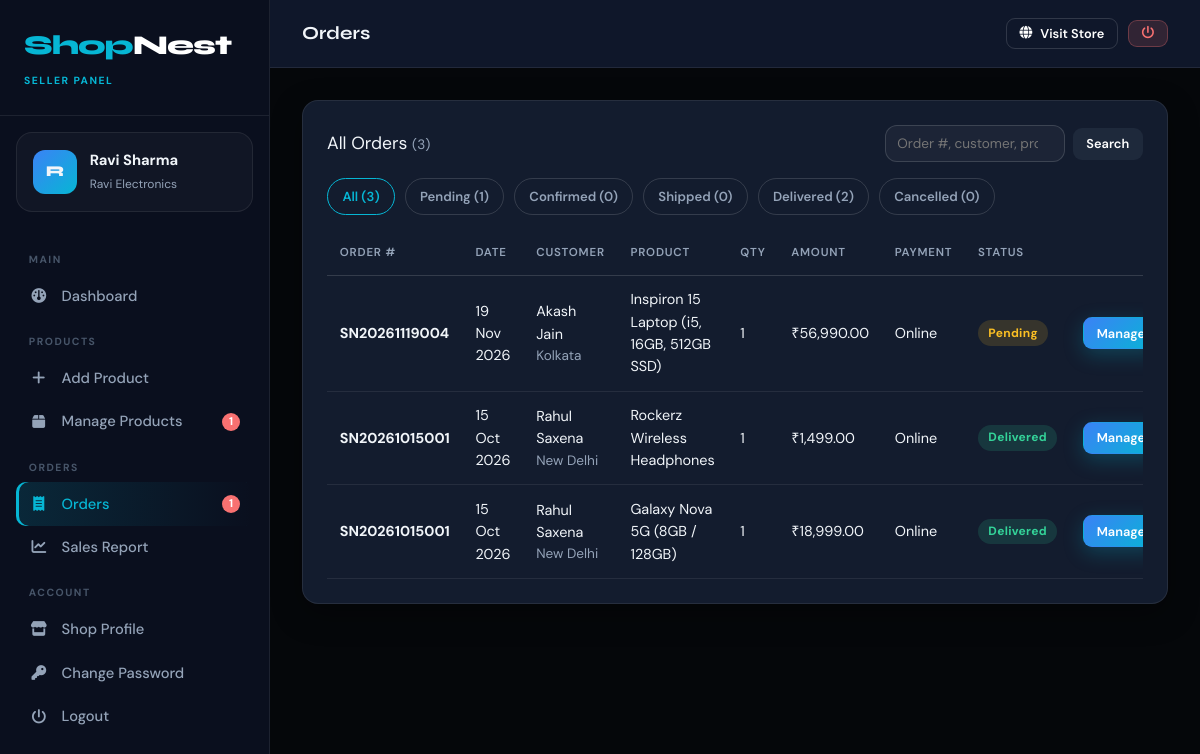
/seller/orders.php (signed in), run on the app's committed database.
### tables this page shows
CREATE TABLE `tblseller` (
  `ID` int(10) NOT NULL AUTO_INCREMENT,
  `SellerName` varchar(120) NOT NULL,
  `ShopName` varchar(150) NOT NULL,
  `Email` varchar(120) NOT NULL,
  `MobileNumber` bigint(10) DEFAULT NULL,
  `Address` mediumtext DEFAULT NULL,
  `GSTNumber` varchar(30) DEFAULT NULL,
  `Logo` varchar(150) DEFAULT NULL,
  `Password` varchar(255) NOT NULL,
  `Status` enum('Pending','Active','Blocked') NOT NULL DEFAULT 'Pending',
  `RegDate` timestamp NULL DEFAULT current_timestamp(),
  PRIMARY KEY (`ID`),
  UNIQUE KEY `uq_seller_email` (`Email`)
);

CREATE TABLE `tblorderitems` (
  `ID` int(10) NOT NULL AUTO_INCREMENT,
  `OrderID` int(10) NOT NULL,
  `ProductID` int(10) DEFAULT NULL,
  `SellerID` int(10) NOT NULL,
  `ProductName` varchar(200) NOT NULL,
  `Price` decimal(10,2) NOT NULL,
  `Quantity` int(5) NOT NULL DEFAULT 1,
  `Status` enum('Pending','Confirmed','Shipped','Delivered','Cancelled') NOT NULL DEFAULT 'Pending',
  `Remark` varchar(255) DEFAULT NULL,
  `UpdationDate` timestamp NULL DEFAULT NULL ON UPDATE current_timestamp(),
  PRIMARY KEY (`ID`),
  KEY `idx_item_order` (`OrderID`),
  KEY `idx_item_seller` (`SellerID`),
  KEY `idx_item_product` (`ProductID`),
  CONSTRAINT `fk_item_order` FOREIGN KEY (`OrderID`) REFERENCES `tblorders` (`ID`) ON DELETE CASCADE,
  CONSTRAINT `fk_item_product` FOREIGN KEY (`ProductID`) REFERENCES `tblproduct` (`ID`) ON DELETE SET NULL,
  CONSTRAINT `fk_item_seller` FOREIGN KEY (`SellerID`) REFERENCES `tblseller` (`ID`)
);

CREATE TABLE `tblorders` (
  `ID` int(10) NOT NULL AUTO_INCREMENT,
  `OrderNumber` varchar(20) NOT NULL,
  `CustomerID` int(10) NOT NULL,
  `ShipName` varchar(120) NOT NULL,
  `ShipMobile` varchar(15) NOT NULL,
  `ShipAddress` mediumtext NOT NULL,
  `ShipCity` varchar(80) NOT NULL,
  `ShipState` varchar(80) NOT NULL,
  `ShipPincode` varchar(10) NOT NULL,
  `PaymentMethod` enum('COD','Online') NOT NULL DEFAULT 'COD',
  `PaymentStatus` enum('Pending','Paid','Refunded') NOT NULL DEFAULT 'Pending',
  `SubTotal` decimal(10,2) NOT NULL DEFAULT 0.00,
  `ShippingCharge` decimal(10,2) NOT NULL DEFAULT 0.00,
  `TotalAmount` decimal(10,2) NOT NULL DEFAULT 0.00,
  `Notes` varchar(255) DEFAULT NULL,
  `OrderDate` timestamp NULL DEFAULT current_timestamp(),
  PRIMARY KEY (`ID`),
  UNIQUE KEY `uq_order_number` (`OrderNumber`),
  KEY `idx_order_customer` (`CustomerID`),
  CONSTRAINT `fk_order_customer` FOREIGN KEY (`CustomerID`) REFERENCES `tblcustomer` (`ID`)
);

### seller/orders.php (the view, shortened to what this page needs)
<?php
$sid = require_seller();
$status = get('status');
$where = "i.SellerID=?";
$params = [$sid];
$q = get('q');
$rows = db_all("SELECT i.*, o.OrderNumber, o.OrderDate, o.ShipName, o.ShipCity, o.PaymentMethod
                FROM tblorderitems i JOIN tblorders o ON o.ID=i.OrderID WHERE $where ORDER BY o.OrderDate DESC", $params);
$counts = [];
foreach (db_all("SELECT Status, COUNT(*) c FROM tblorderitems WHERE SellerID=? GROUP BY Status", [$sid]) as $c) $counts[$c['Status']] = $c['c'];
$panelRole = 'seller';
$pageTitle = 'Orders';
include __DIR__ . '/../includes/panel-header.php';
?>
<div class="card">
    <div class="card-title">
        <span><?php echo $status ? e($status) . ' Orders' : 'All Orders'; ?> <span class="muted small">(<?php echo count($rows); ?>)</span></span>
        <form method="get" class="inline-form">
            <input type="search" name="q" value="<?php echo e($q); ?>" placeholder="Order #, customer, product">
            <button class="btn btn-sm">Search</button>
        </form>
    </div>
    <div class="filter-bar">
        <a href="orders.php" class="<?php echo !$status ? 'active' : ''; ?>">All (<?php echo array_sum($counts); ?>)</a>
        <?php foreach (order_statuses() as $s): ?>
            <a href="?status=<?php echo $s; ?>" class="<?php echo $status === $s ? 'active' : ''; ?>"><?php echo $s; ?> (<?php echo isset($counts[$s]) ? $counts[$s] : 0; ?>)</a>
        <?php endforeach; ?>
    </div>
    <?php if (!$rows): ?><div class="empty"><i class="fa-solid fa-receipt"></i>No orders found.</div><?php else: ?>
    <div class="table-wrap">
        <table class="table">
            <thead><tr><th>Order #</th><th>Date</th><th>Customer</th><th>Product</th><th>Qty</th><th>Amount</th><th>Payment</th><th>Status</th><th></th></tr></thead>
            <tbody>
            <?php foreach ($rows as $r): ?>
                <tr>
                    <td><b><?php echo e($r['OrderNumber']); ?></b></td>
                    <td><?php echo date('d M Y', strtotime($r['OrderDate'])); ?></td>
                    <td><?php echo e($r['ShipName']); ?><div class="muted small"><?php echo e($r['ShipCity']); ?></div></td>
                    <td><?php echo e($r['ProductName']); ?></td>
                    <td><?php echo (int)$r['Quantity']; ?></td>
                    <td><?php echo money($r['Price'] * $r['Quantity']); ?></td>
                    <td><?php echo e($r['PaymentMethod']); ?></td>
                    <td><?php echo status_badge($r['Status']); ?></td>
                    <td><a class="btn btn-sm btn-primary" href="order-details.php?id=<?php echo (int)$r['OrderID']; ?>">Manage</a></td>
                </tr>
            <?php endforeach; ?>
            </tbody>
        </table>
    </div>
    <?php endif; ?>
</div>
<?php include __DIR__ . '/../includes/panel-footer.php'; ?>

### includes/panel-header.php (shortened to what this page needs)
<?php
$active = basename($_SERVER['PHP_SELF']);
$pageTitle = isset($pageTitle) ? $pageTitle : 'Dashboard';
if ($panelRole === 'admin') {
    $me = db_one("SELECT AdminName AS Name, Email FROM tbladmin WHERE ID=?", [(int)$_SESSION['snaid']]);
    $avatar = null;
    $newOrders = (int)db_val("SELECT COUNT(DISTINCT OrderID) FROM tblorderitems WHERE Status='Pending'");
    $pendingSellers = (int)db_val("SELECT COUNT(*) FROM tblseller WHERE Status='Pending'");
    $unread = (int)db_val("SELECT COUNT(*) FROM tblenquiry WHERE IsRead=0");
    $menu = [
        'Main' => [
            ['dashboard.php', 'fa-gauge', 'Dashboard'],
        ],
        'Catalog' => [
            ['manage-categories.php', 'fa-layer-group', 'Categories'],
            ['manage-products.php', 'fa-box', 'All Products'],
        ],
        'Orders' => [
            ['all-orders.php', 'fa-receipt', 'All Orders', ['order-details.php'], $newOrders],
            ['between-dates-reports.php', 'fa-chart-line', 'Sales Report'],
        ],
        'People' => [
            ['manage-sellers.php', 'fa-store', 'Sellers', ['view-seller.php'], $pendingSellers],
            ['registered-customers.php', 'fa-users', 'Customers', ['view-customer.php']],
        ],
        'Website' => [
            ['enquiries.php', 'fa-envelope', 'Enquiries', [], $unread],
            ['about-us.php', 'fa-circle-info', 'About Us Page'],
            ['contact-us.php', 'fa-address-book', 'Contact Us Page'],
        ],
        'Account' => [
            ['admin-profile.php', 'fa-user-gear', 'Profile'],
            ['change-password.php', 'fa-key', 'Change Password'],
            ['logout.php', 'fa-power-off', 'Logout'],
        ],
    ];
    $roleLabel = 'Administrator';
} elseif ($panelRole === 'seller') {
    $me = db_one("SELECT SellerName AS Name, ShopName, Email, Logo FROM tblseller WHERE ID=?", [(int)$_SESSION['snsid']]);
    $avatar = $me['Logo'] ? url('images/sellers/' . $me['Logo']) : null;
    $newOrders = (int)db_val("SELECT COUNT(*) FROM tblorderitems WHERE SellerID=? AND Status='Pending'", [(int)$_SESSION['snsid']]);
    $lowStock = (int)db_val("SELECT COUNT(*) FROM tblproduct WHERE SellerID=? AND Stock<=5", [(int)$_SESSION['snsid']]);
    $menu = [
        'Main' => [
            ['dashboard.php', 'fa-gauge', 'Dashboard'],
        ],
        'Products' => [
            ['add-product.php', 'fa-plus', 'Add Product'],
            ['manage-products.php', 'fa-box', 'Manage Products', ['edit-product.php'], $lowStock],
        ],
        'Orders' => [
            ['orders.php', 'fa-receipt', 'Orders', ['order-details.php'], $newOrders],
            ['sales-report.php', 'fa-chart-line', 'Sales Report'],
        ],
        'Account' => [
            ['seller-profile.php', 'fa-store', 'Shop Profile'],
            ['change-password.php', 'fa-key', 'Change Password'],
            ['logout.php', 'fa-power-off', 'Logout'],
        ],
    ];
    $roleLabel = $me['ShopName'];
}
$initial = strtoupper(substr($me['Name'], 0, 1));
?>
<!DOCTYPE html>
<html lang="en">
<head>
    <link rel="stylesheet" href="<?php echo url('assets/vendor/fonts/fonts.css'); ?>">
    <link rel="stylesheet" href="<?php echo url('assets/vendor/fontawesome/css/all.min.css'); ?>">
    <link rel="stylesheet" href="<?php echo url('assets/css/style.css'); ?>">
</head>
<body>
<div class="panel">
    <aside class="sidebar" id="sidebar">
        <div class="logo-box">
            <a href="<?php echo url('index.php'); ?>" class="logo"><span>Shop</span>Nest</a>
            <div class="role-pill"><?php echo ucfirst($panelRole); ?> Panel</div>
        </div>
        <div class="user-box">
            <div class="avatar"><?php echo $avatar ? '<img src="' . e($avatar) . '" alt="">' : e($initial); ?></div>
            <div style="min-width:0"><b><?php echo e($me['Name']); ?></b><span><?php echo e($roleLabel); ?></span></div>
        </div>
        <nav class="side-nav">
            <?php foreach ($menu as $heading => $links): ?>
                <div class="heading"><?php echo e($heading); ?></div>
                <?php foreach ($links as $l):
                    $isActive = $active === basename($l[0]) || (isset($l[3]) && in_array($active, $l[3], true)); ?>
                    <a href="<?php echo e($l[0]); ?>" class="<?php echo $isActive ? 'active' : ''; ?>">
                        <i class="fa-solid <?php echo $l[1]; ?>"></i> <?php echo e($l[2]); ?>
                        <?php if (!empty($l[4])): ?><span class="count"><?php echo (int)$l[4]; ?></span><?php endif; ?>
                    </a>
                <?php endforeach; ?>
            <?php endforeach; ?>
        </nav>
    </aside>
    <main class="panel-main">
        <div class="topbar">
            <div class="flex" style="flex-wrap:nowrap;gap:0">
                <h1><?php echo e($pageTitle); ?></h1>
            </div>
            <div class="actions">
                <a href="<?php echo url('index.php'); ?>" class="btn btn-outline btn-sm" target="<?php echo $panelRole === 'customer' ? '_self' : '_blank'; ?>"><i class="fa-solid fa-globe"></i> <span>Visit Store</span></a>
                <a href="logout.php" class="btn btn-sm btn-danger" title="Logout"><i class="fa-solid fa-power-off"></i></a>
            </div>
        </div>
        <div class="panel-content">

### includes/functions.php (shortened to what this page needs)
<?php
function e($str)
{
    return htmlspecialchars((string)$str, ENT_QUOTES, 'UTF-8');
}
function url($path = '')
{
    return BASE_URL . '/' . ltrim($path, '/');
}
function money($amount)
{
    return '₹' . number_format((float)$amount, 2);
}
function db_query($sql, $params = [])
{
    global $con;
    $stmt = mysqli_prepare($con, $sql);
    if ($params) {
        $types = '';
        foreach ($params as $p) {
            $types .= is_int($p) ? 'i' : (is_float($p) ? 'd' : 's');
        }
        mysqli_stmt_bind_param($stmt, $types, ...$params);
    }
    if (!mysqli_stmt_execute($stmt)) {
        error_log('SQL execute failed: ' . mysqli_stmt_error($stmt) . ' | ' . $sql);
        return false;
    }
    $res = mysqli_stmt_get_result($stmt);
    return $res === false ? true : $res;
}
function db_all($sql, $params = [])
{
    $res = db_query($sql, $params);
    return ($res instanceof mysqli_result) ? mysqli_fetch_all($res, MYSQLI_ASSOC) : [];
}
function db_one($sql, $params = [])
{
    $res = db_query($sql, $params);
    return ($res instanceof mysqli_result) ? mysqli_fetch_assoc($res) : null;
}
function db_val($sql, $params = [])
{
    $row = db_one($sql, $params);
    return $row ? reset($row) : null;
}
function is_seller()   { return !empty($_SESSION['snsid']); }
function require_seller()
{
    $st = db_val("SELECT Status FROM tblseller WHERE ID=?", [(int)$_SESSION['snsid']]);
    return (int)$_SESSION['snsid'];
}
function order_statuses()
{
    return ['Pending', 'Confirmed', 'Shipped', 'Delivered', 'Cancelled'];
}
function status_badge($status)
{
    $map = ['Pending' => 'amber', 'Confirmed' => 'blue', 'Shipped' => 'purple', 'Delivered' => 'green',
            'Cancelled' => 'red', 'Active' => 'green', 'Inactive' => 'red', 'Blocked' => 'red',
            'Paid' => 'green', 'Refunded' => 'purple', 'Partially Delivered' => 'blue', 'Processing' => 'blue'];
    $c = isset($map[$status]) ? $map[$status] : 'grey';
    return '<span class="badge badge-' . $c . '">' . e($status) . '</span>';
}
function get($key, $default = '')
{
    return isset($_GET[$key]) ? trim((string)$_GET[$key]) : $default;
}

### data on the page
tblseller: SellerName "R", SellerName "Ravi Sharma", ShopName "Ravi Electronics"
tblorderitems: OrderID.OrderNumber "SN20261119004", OrderID.OrderDate "19 Nov 2026", OrderID.ShipName "Akash Jain", OrderID.ShipCity "Kolkata", ProductName "Inspiron 15 Laptop (i5, 16GB, 512GB SSD)", Quantity "1", money($r['Price'] * $r['Quantity']) "₹56,990.00", OrderID.PaymentMethod "Online", Status "Pending"
tblorderitems: OrderID.OrderNumber "SN20261015001", OrderID.OrderDate "15 Oct 2026", OrderID.ShipName "Rahul Saxena", OrderID.ShipCity "New Delhi", ProductName "Rockerz Wireless Headphones", Quantity "1", money($r['Price'] * $r['Quantity']) "₹1,499.00", OrderID.PaymentMethod "Online", Status "Delivered"
tblorderitems: OrderID.OrderNumber "SN20261015001", OrderID.OrderDate "15 Oct 2026", OrderID.ShipName "Rahul Saxena", OrderID.ShipCity "New Delhi", ProductName "Galaxy Nova 5G (8GB / 128GB)", Quantity "1", money($r['Price'] * $r['Quantity']) "₹18,999.00", OrderID.PaymentMethod "Online", Status "Delivered"

### other printed values
$panelRole "SELLER"
$heading "MAIN"
$l[2] "Dashboard"
$heading "PRODUCTS"
$l[2] "Add Product"
$l[2] "Manage Products"
$l[4] "1"
$heading "ORDERS"
$l[2] "Orders"
$l[2] "Sales Report"
$heading "ACCOUNT"
$l[2] "Shop Profile"
$l[2] "Change Password"
$l[2] "Logout"
$pageTitle "Orders"
